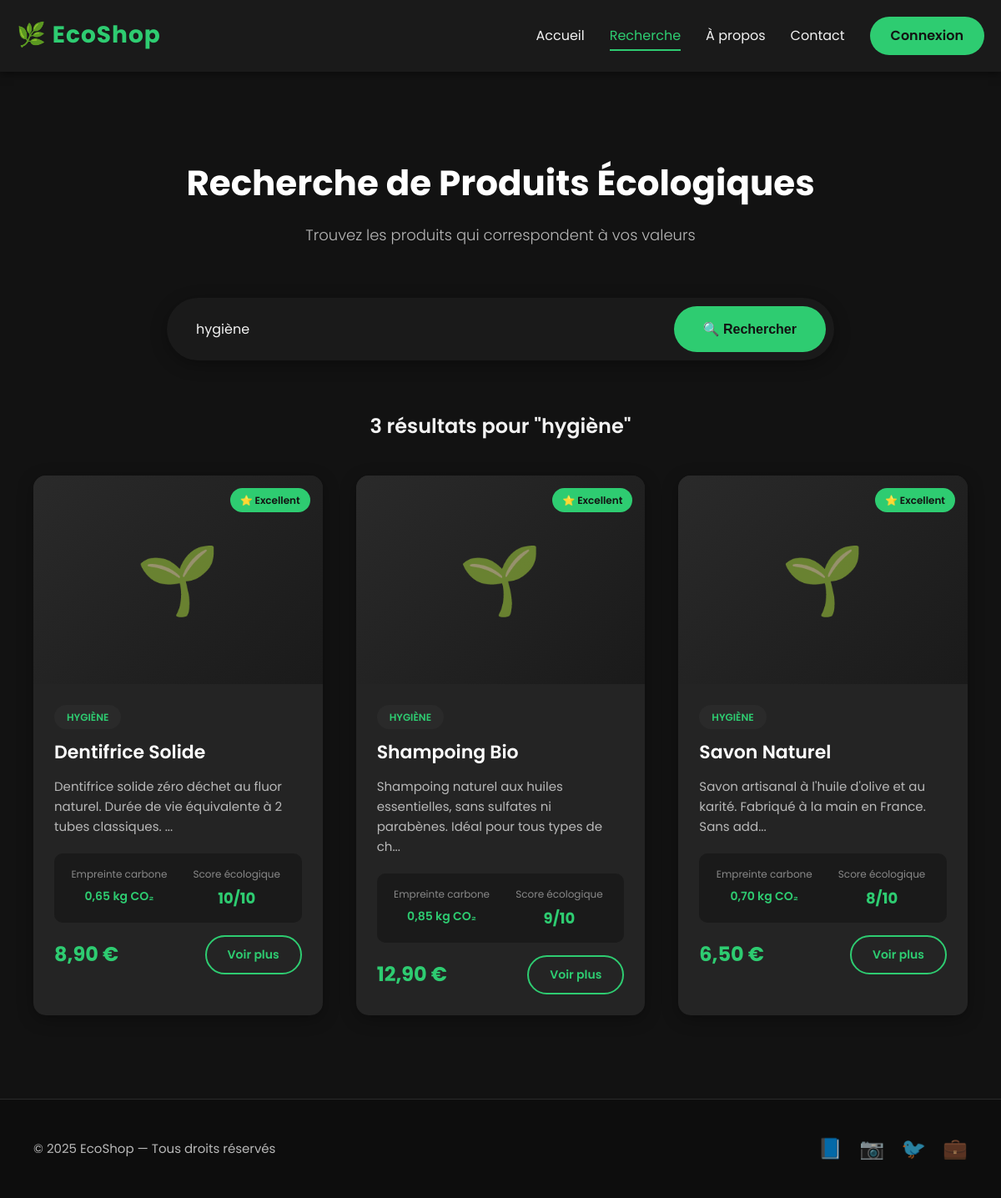
/recherche.php?q=hygiène, run on the app's committed database.
### tables this page shows
CREATE TABLE IF NOT EXISTS produits (
  id_produit INT AUTO_INCREMENT PRIMARY KEY,
  nom VARCHAR(100) NOT NULL,
  description TEXT,
  categorie VARCHAR(50),
  prix DECIMAL(6,2) NOT NULL DEFAULT 0.00,
  empreinte_carbone DECIMAL(5,2) DEFAULT 0.00,
  score_ecologique TINYINT CHECK (score_ecologique BETWEEN 1 AND 10),
  image VARCHAR(255),
  created_at TIMESTAMP DEFAULT CURRENT_TIMESTAMP
);

### recherche.php (the view, shortened to what this page needs)
<?php
require_once 'config.php';
$search_query = isset($_GET['q']) ? trim($_GET['q']) : '';
$products = [];
if (!empty($search_query)) {
    $search_term = '%' . $conn->real_escape_string($search_query) . '%';
    $sql = "SELECT * FROM produits
            WHERE nom LIKE ?
            OR description LIKE ?
            OR categorie LIKE ?
            ORDER BY score_ecologique DESC, nom ASC";
    $stmt = $conn->prepare($sql);
    $stmt->bind_param('sss', $search_term, $search_term, $search_term);
    $stmt->execute();
    $result = $stmt->get_result();
    while ($row = $result->fetch_assoc()) {
        $products[] = $row;
    }
}
?>
<!DOCTYPE html>
<html lang="fr">
<head>
    <link rel="stylesheet" href="assets/css/style.css">
</head>
<body>
    <header class="header">
        <div class="container">
            <div class="navbar">
                <div class="logo">
                    <a href="index.php"><h1>🌿 EcoShop</h1></a>
                </div>
                <nav class="nav-menu">
                    <a href="index.php" class="nav-link">Accueil</a>
                    <a href="recherche.php" class="nav-link active">Recherche</a>
                    <a href="index.php#valeurs" class="nav-link">À propos</a>
                    <a href="index.php#contact" class="nav-link">Contact</a>
                    <a href="#connexion" class="nav-link btn-connexion">Connexion</a>
                </nav>
            </div>
        </div>
    </header>
    <section class="recherche-section">
        <div class="container">
            <h1 class="section-title">Recherche de Produits Écologiques</h1>
            <p class="section-subtitle">Trouvez les produits qui correspondent à vos valeurs</p>
            <div class="search-box">
                <form method="GET" action="recherche.php" class="search-form">
                    <input
                        type="text"
                        name="q"
                        class="search-input"
                        placeholder="Rechercher par nom, catégorie ou description..."
                        value="<?php echo htmlspecialchars($search_query); ?>"
                        required
                    >
                    <button type="submit" class="btn btn-primary">🔍 Rechercher</button>
                </form>
            </div>
            <?php if (!empty($search_query)): ?>
                <div class="search-results">
                    <h2 class="results-title">
                        <?php if (count($products) > 0): ?>
                            <?php echo count($products); ?> résultat<?php echo count($products) > 1 ? 's' : ''; ?> pour "<?php echo htmlspecialchars($search_query); ?>"
                        <?php else: ?>
                            Aucun résultat pour "<?php echo htmlspecialchars($search_query); ?>"
                        <?php endif; ?>
                    </h2>
                    <?php if (count($products) > 0): ?>
                        <div class="produits-grid">
                            <?php foreach ($products as $product): ?>
                                <div class="produit-card">
                                    <div class="produit-image">
                                        <div class="placeholder-image">🌱</div>
                                        <?php if ($product['score_ecologique'] >= 8): ?>
                                            <span class="eco-badge">⭐ Excellent</span>
                                        <?php endif; ?>
                                    </div>
                                    <div class="produit-info">
                                        <span class="produit-categorie"><?php echo htmlspecialchars($product['categorie']); ?></span>
                                        <h3 class="produit-titre"><?php echo htmlspecialchars($product['nom']); ?></h3>
                                        <p class="produit-description">
                                            <?php
                                            $desc = htmlspecialchars($product['description']);
                                            echo strlen($desc) > 100 ? substr($desc, 0, 100) . '...' : $desc;
                                            ?>
                                        </p>
                                        <div class="eco-info">
                                            <div class="eco-metric">
                                                <span class="eco-label">Empreinte carbone</span>
                                                <span class="eco-value"><?php echo number_format($product['empreinte_carbone'], 2, ',', ' '); ?> kg CO₂</span>
                                            </div>
                                            <div class="eco-metric">
                                                <span class="eco-label">Score écologique</span>
                                                <span class="eco-score"><?php echo $product['score_ecologique']; ?>/10</span>
                                            </div>
                                        </div>
                                        <div class="produit-footer">
                                            <span class="produit-prix"><?php echo number_format($product['prix'], 2, ',', ' '); ?> €</span>
                                            <a href="produit.php?id=<?php echo $product['id_produit']; ?>" class="btn btn-secondary">Voir plus</a>
                                        </div>
                                    </div>
                                </div>
                            <?php endforeach; ?>
                        </div>
                    <?php else: ?>
                        <div class="no-results">
                            <p>Essayez avec d'autres mots-clés comme "bio", "savon", "alimentation" ou "hygiène".</p>
                        </div>
                    <?php endif; ?>
                </div>
            <?php endif; ?>
        </div>
    </section>
    <footer class="footer">
        <div class="container">
            <div class="footer-content">
                <div class="footer-left">
                    <p>&copy; 2025 EcoShop &mdash; Tous droits réservés</p>
                </div>
                <div class="footer-right">
                    <a href="#" class="social-link" title="Facebook">📘</a>
                    <a href="#" class="social-link" title="Instagram">📷</a>
                    <a href="#" class="social-link" title="Twitter">🐦</a>
                    <a href="#" class="social-link" title="LinkedIn">💼</a>
                </div>
            </div>
        </div>
    </footer>
</body>
</html>

### data on the page
produits: shows "⭐ Excellent", categorie "HYGIÈNE", nom "Dentifrice Solide", description "Dentifrice solide zéro déchet au fluor naturel. Durée de vie équivalente à 2 tubes classiques.", empreinte_carbone "0,65", score_ecologique "10", prix "8,90"
produits: shows "⭐ Excellent", categorie "HYGIÈNE", nom "Shampoing Bio", description "Shampoing naturel aux huiles essentielles, sans sulfates ni parabènes. Idéal pour tous types de ch", empreinte_carbone "0,85", score_ecologique "9", prix "12,90"
produits: shows "⭐ Excellent", categorie "HYGIÈNE", nom "Savon Naturel", description "Savon artisanal à l'huile d'olive et au karité. Fabriqué à la main en France. Sans add", empreinte_carbone "0,70", score_ecologique "8", prix "6,50"

### other printed values
count($products) "3"
$search_query "hygiène"
